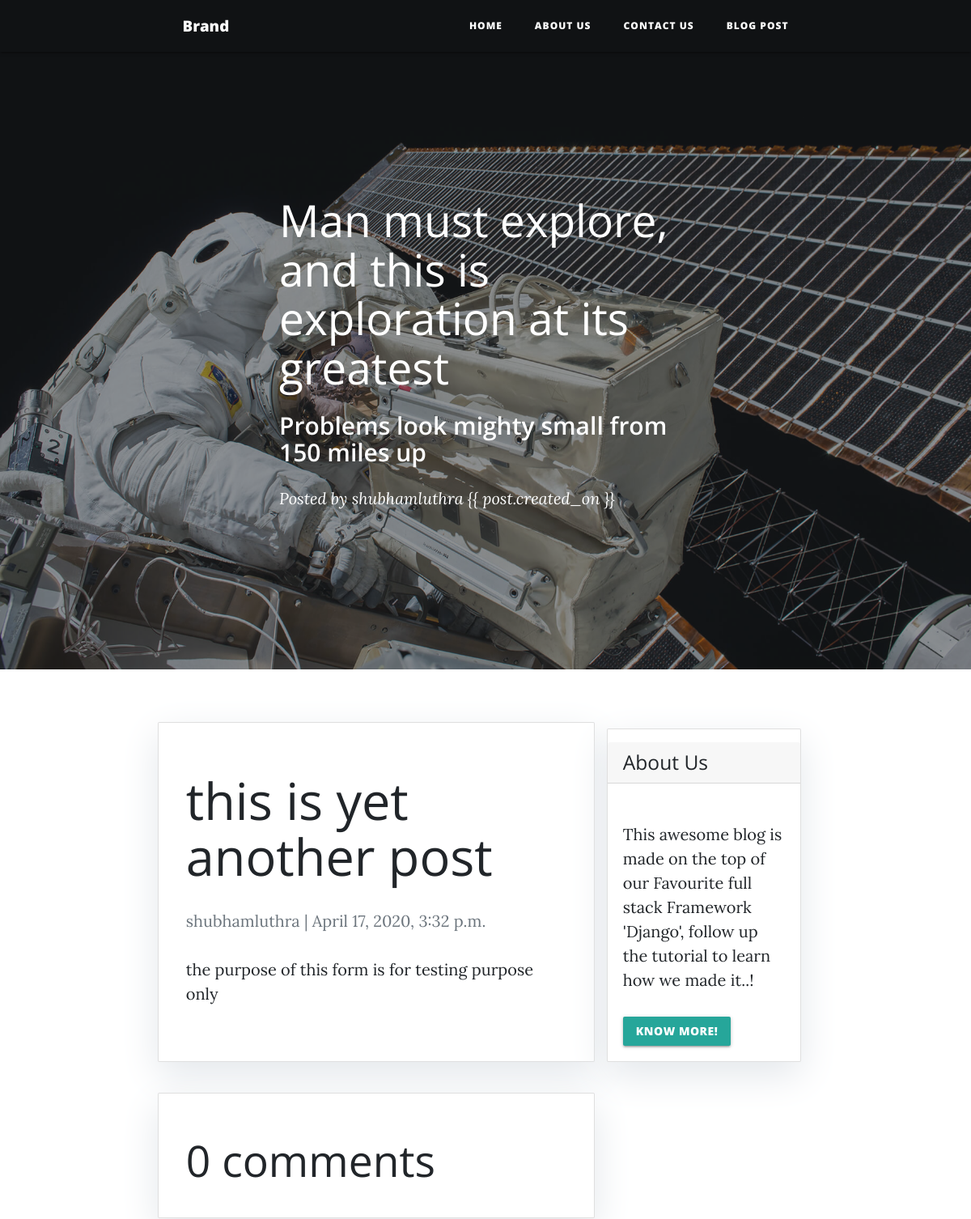
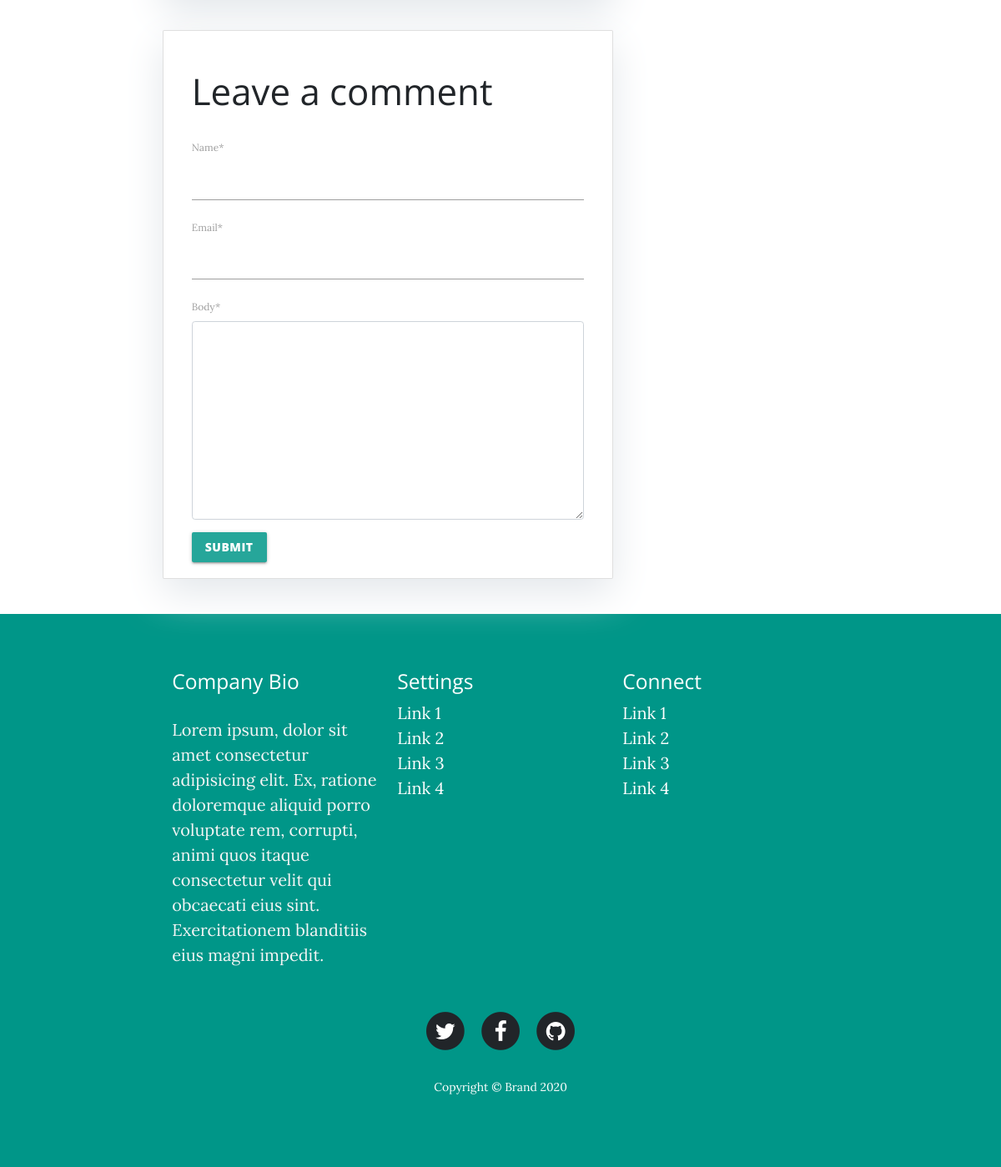
Screenshot of /def/ with the database file from the repository (2 pictures, top to bottom).
### blog/models.py (models this page shows, shortened)
class Post(models.Model):
    title = models.CharField(max_length=200, unique = True)
    slug = models.SlugField(max_length=200, unique = True)
    author = models.ForeignKey(User, on_delete= models.CASCADE,related_name='blog_posts')
    updated_on = models.DateTimeField(auto_now= True)
    content = models.TextField()
    created_on = models.DateTimeField(auto_now_add=True)
    status = models.IntegerField(choices=STATUS, default=0)
    class Meta:
        ordering = ['-created_on']

### blog/views.py (the view)
# urls.py: path('<slug:slug>/', views.post_detail, name='post_detail'),
def post_detail(request, slug):
    template_name = 'post_detail.html'
    post = get_object_or_404(Post, slug=slug)
    comments = post.comments.filter(active=True)
    new_comment = None
    if request.method == 'POST':
        comment_form = CommentForm(data=request.POST)
        if comment_form.is_valid():
            new_comment = comment_form.save(commit=False)
            new_comment.post = post
            new_comment.save()
    else:
        comment_form = CommentForm()
    return render(request, template_name, {'post': post,
                                           'comments': comments,
                                           'new_comment': new_comment,
                                           'comment_form': comment_form})

### blog/forms.py
class CommentForm(forms.ModelForm):
    class Meta:
        model = Comment
        fields = ('name', 'email', 'body')

### Blog_Application/templates/post_detail.html (shortened to what this page needs)
{% extends 'base.html' %} {% block content %} {% load static %}
{% load crispy_forms_tags %}
<header
  class="masthead"
  style="background-image: url('{% static 'img/post-bg.jpg' %} ');"
>
  <div class="overlay"></div>
  <div class="container">
    <div class="row">
      <div class="col-md-10 col-lg-8 mx-auto">
        <div class="post-heading">
          <h1>Man must explore, and this is exploration at its greatest</h1>
          <h2 class="subheading">
            Problems look mighty small from 150 miles up
          </h2>
          <span class="meta"
            >Posted by&nbsp;<a href="#">{{ post.author }}</a>&nbsp;{{
            post.created_on }}</span
          >
        </div>
      </div>
    </div>
  </div>
</header>
<div class="container">
  <div class="row">
    <div class="col-md-8 card mb-4 mt-3 left top">
      <div class="card-body">
        <h1>{% block title %} {{ post.title }} {% endblock title %}</h1>
        <p class="text-muted">{{ post.author }} | {{ post.created_on }}</p>
        <p class="card-text">{{ post.content | safe }}</p>
      </div>
    </div>
    {% block sidebar %} {% include 'sidebar.html' %} {% endblock sidebar %}
    <div class="col-md-8 card mb-4 mt-3">
      <div class="card-body">
        <h2>{{ comments.count }} comments</h2>
      </div>
    </div>
    <div class="col-md-8 card mb-4 mt-3">
      <div class="card-body">
        {% if new_comment %}
        <div class="alert alert-success" role="alert">
          Your comment is awaiting moderation
        </div>
        {% else %}
        <h3>Leave a comment</h3>
        <form method="post" style="margin-top: 1.3em;">
          {{ comment_form | crispy }}
          <button type="submit" class="btn btn-primary btn-lg">Submit</button>
        </form>
        {% endif %}
      </div>
    </div>
  </div>
</div>
{% endblock content %}

### Blog_Application/templates/sidebar.html (style rules this page uses)
.card { box-shadow: 0 16px 48px #E3E7EB; }

### rows the page displays
Post: author "shubhamluthra", title "this is yet another post", created_on "April 17, 2020, 3:32 p.m.", content "the purpose of this form is for testing purpose only"

### other values shown
{{ comments.count }} "0"
